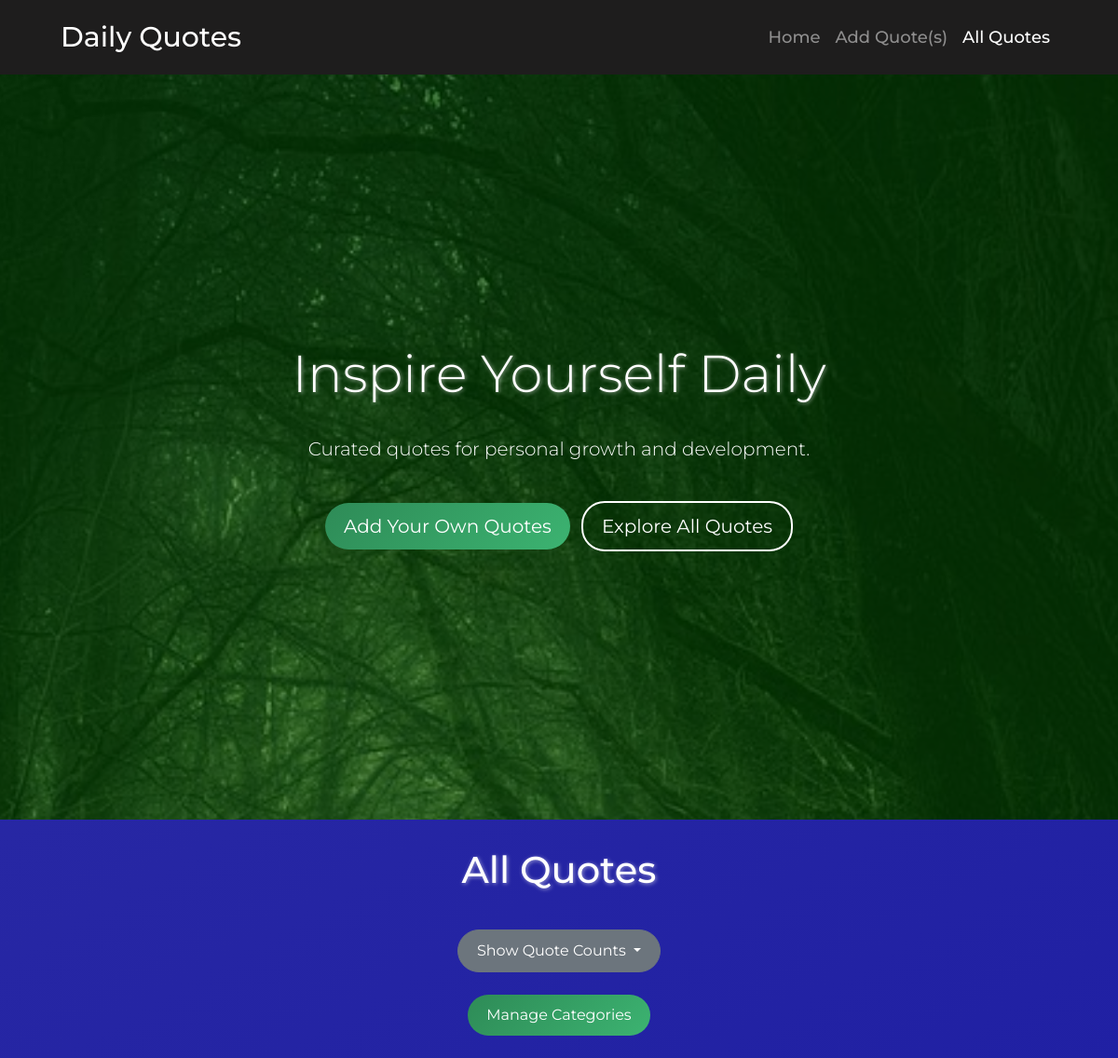
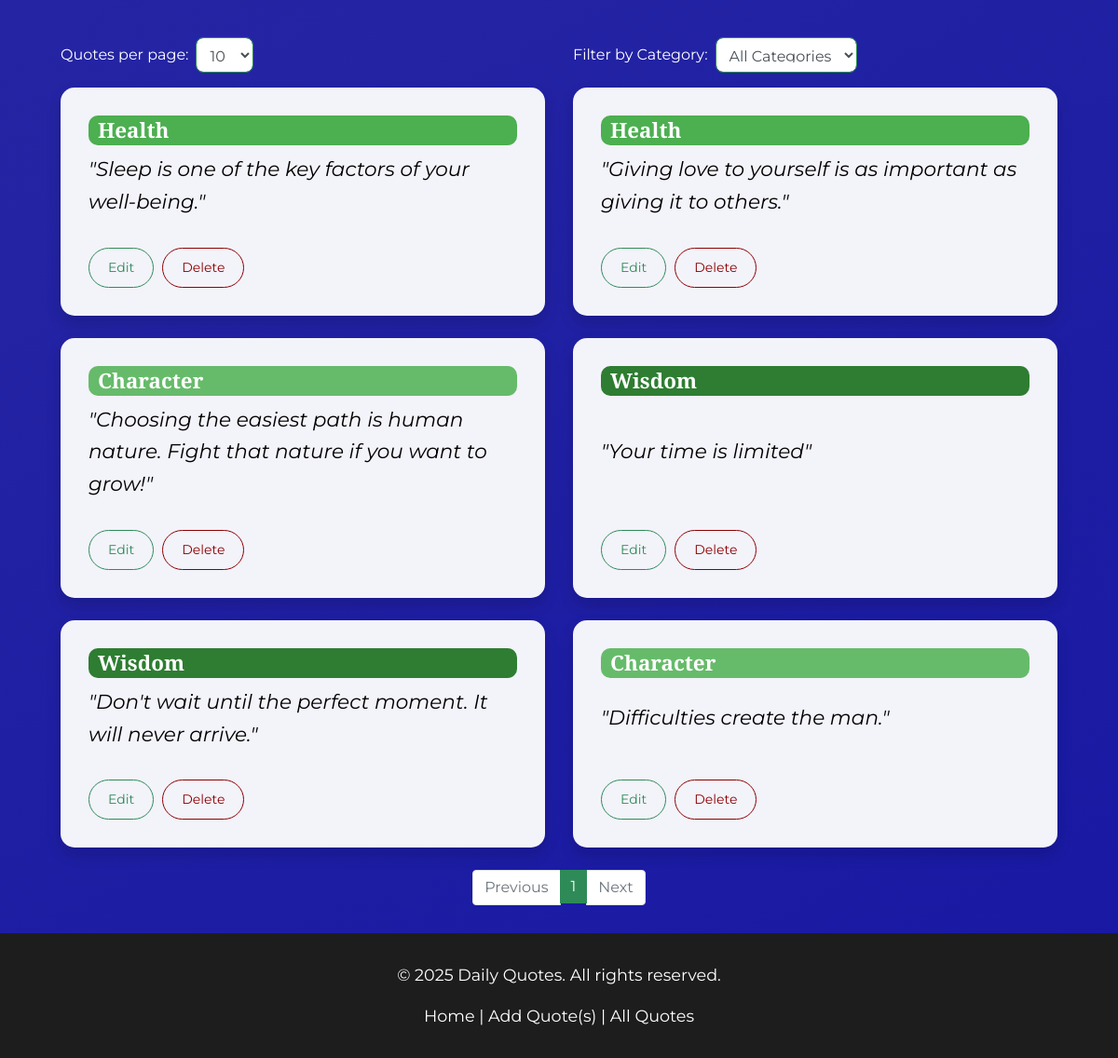
Screenshot of /all_quotes with the database file from the repository (2 pictures, top to bottom).
### tables this page shows
CREATE TABLE quotes (
            id INTEGER PRIMARY KEY AUTOINCREMENT,
            text TEXT NOT NULL,
            category TEXT NOT NULL
        );

### routes/quotes.py (the view, shortened to what this page needs)
@quotes_bp.route('/all_quotes')
def all_quotes():
    per_page = request.args.get('per_page', 10, type=int)
    page = request.args.get('page', 1, type=int)
    category_filter = request.args.get('category', '', type=str)
    conn = get_db_connection()
    categories = [row['name'] for row in conn.execute('SELECT name FROM categories').fetchall()]
    if category_filter and category_filter in categories:
        total_quotes = conn.execute('SELECT COUNT(*) FROM quotes WHERE category = ?', (category_filter,)).fetchone()[0]
        quotes = conn.execute('SELECT * FROM quotes WHERE category = ? ORDER BY RANDOM() LIMIT ? OFFSET ?',
                              (category_filter, per_page, (page - 1) * per_page)).fetchall()
    else:
        total_quotes = conn.execute('SELECT COUNT(*) FROM quotes').fetchone()[0]
        quotes = conn.execute('SELECT * FROM quotes ORDER BY RANDOM() LIMIT ? OFFSET ?',
                              (per_page, (page - 1) * per_page)).fetchall()
    total_pages = (total_quotes + per_page - 1) // per_page
    pages_to_show = []
    if total_pages <= 5:
        pages_to_show = list(range(1, total_pages + 1))
    pages_to_show = [x for i, x in enumerate(pages_to_show) if x not in pages_to_show[:i]]
    conn.close()
    shades_of_green = [
        "#66bb6a",
        "#4caf50",
        "#388e3c",
        "#2e7d32",
        "#1b5e20",
        "#000000"
    ]
    return render_template('all_quotes.html',
                           quotes=quotes,
                           page=page,
                           per_page=per_page,
                           total_pages=total_pages,
                           categories=categories,
                           category_filter=category_filter,
                           shades_of_green=shades_of_green,
                           pages_to_show=pages_to_show)

### __init__.py (called while the page is built)
def create_app():
    app = Flask(__name__)
    app.secret_key = secrets.token_hex(32)
    init_db()
    from routes.quotes import quotes_bp
    from routes.categories import categories_bp
    app.register_blueprint(quotes_bp)
    app.register_blueprint(categories_bp)
    @app.context_processor
    def inject_current_year():
        from datetime import datetime
        return {'current_year': datetime.utcnow().year}
    return app

### models.py (called while the page is built)
def get_db_connection():
    conn = sqlite3.connect('quotes.db')
    conn.row_factory = sqlite3.Row
    return conn

### templates/all_quotes.html (shortened to what this page needs)
{% extends 'base.html' %}
{% block content %}
<div class="all-quotes-container">
    <h1 class="my-4 text-center">All Quotes</h1>
        <div class="text-center my-3 mb-5">
            <div class="dropdown">
                <button id="toggleCountsBtn" class="btn btn-secondary dropdown-toggle mt-3 mb-4" type="button" data-toggle="dropdown" aria-haspopup="true" aria-expanded="false">
                    Show Quote Counts
                </button>
            </div>
            <a href="{{ url_for('categories.manage_categories') }}" class="btn btn-primary mb-3">Manage Categories</a>
        </div>
        <div class="row mb-3">
        <div class="col-md-6">
            <form method="get" action="{{ url_for('quotes.all_quotes') }}" class="form-inline">
                <label for="per_page" class="mr-2">Quotes per page:</label>
                <select name="per_page" id="per_page" class="form-control mr-2" onchange="this.form.submit()">
                    <option value="10" {% if per_page == 10 %}selected{% endif %}>10</option>
                </select>
            </form>
        </div>
        <div class="col-md-6 text-right">
            <form method="get" action="{{ url_for('quotes.all_quotes') }}" class="form-inline">
                <label for="category_filter" class="mr-2">Filter by Category:</label>
                <select name="category" id="category_filter" class="form-control mr-2" onchange="this.form.submit()">
                    <option value="">All Categories</option>
                </select>
            </form>
        </div>
    </div>
    <div class="row">
        {% for quote in quotes %}
        {% set category_index = categories.index(quote['category']) if quote['category'] in categories else 0 %}            {% set color = shades_of_green[category_index % shades_of_green|length] %}
            {% set is_dark = (color == '#000000' or color == '#1b5e20') %}
            <div class="col-md-6 mb-4">
                <div class="card h-100">
                    <div class="card-body">
                        <span class="badge mb-2 category-badge {% if is_dark %}dark-background{% endif %}" style="background-color: {{ color }};">
                            {{ quote['category'] }}
                        </span>
                        <p class="card-text">"{{ quote['text'] }}"</p>
                        <div class="quote-actions mt-3">
                            <a href="{{ url_for('quotes.edit_quote', id=quote['id']) }}" class="btn btn-sm btn-outline-primary">Edit</a>
                            <form action="{{ url_for('quotes.delete_quote', id=quote['id']) }}" method="post" style="display:inline;" onsubmit="return confirmDelete();">
                                <button type="submit" class="btn btn-sm btn-outline-danger">Delete</button>
                            </form>
                        </div>
                    </div>
                </div>
            </div>
        {% endfor %}
    </div>
    <nav aria-label="Page navigation">
        <ul class="pagination justify-content-center">
            {% if page > 1 %}
                <li class="page-item">
                    <a class="page-link" href="{{ url_for('quotes.all_quotes', page=page-1, per_page=per_page, category=category_filter) }}">Previous</a>
                </li>
            {% else %}
                <li class="page-item disabled">
                    <span class="page-link">Previous</span>
                </li>
            {% endif %}
            {% for p in pages_to_show %}
                {% if p == '...' %}
                    <li class="page-item disabled"><span class="page-link">...</span></li>
                {% elif p == page %}
                    <li class="page-item active">
                        <span class="page-link">{{ p }}</span>
                    </li>
                {% else %}
                    <li class="page-item">
                        <a class="page-link" href="{{ url_for('quotes.all_quotes', page=p, per_page=per_page, category=category_filter) }}">{{ p }}</a>
                    </li>
                {% endif %}
            {% endfor %}
            {% if page < total_pages %}
                <li class="page-item">
                    <a class="page-link" href="{{ url_for('quotes.all_quotes', page=page+1, per_page=per_page, category=category_filter) }}">Next</a>
                </li>
            {% else %}
                <li class="page-item disabled">
                    <span class="page-link">Next</span>
                </li>
            {% endif %}
        </ul>
    </nav>
</div>
{% endblock %}

### static/styles.css (style rules this page uses)
body { margin: 0; padding: 0; font-family: 'Montserrat', sans-serif; color: #1f1616; overflow-x: hidden; font-size: 16px; line-height: 1.6; background: #000000; transition: all 0.3s ease; }
h1 { margin-bottom: 30px; text-shadow: 1px 1px 4px rgba(255, 255, 255, 0.5); font-size: 2.5em; margin-bottom: 30px; color: #ffffff; }
body::before { content: ''; position: fixed; top: 0; left: -50%; width: 200%; height: 100%; background: linear-gradient(-30deg, #1111e9, #000079, #1111e9, #4545ea); background-size: 400% 400%; animation: gradientAnimation 5s ease infinite; z-index: -1; opacity: 0.7; }
.card { background-color: rgba(255, 255, 255, 0.95); border: 3px; border-radius: 15px; box-shadow: 0 8px 16px rgba(0, 0, 0, 0.15); transition: transform 0.3s ease, box-shadow 0.3s ease; display: flex; flex: 1; flex-direction: column; height: 100%; justify-content: space-between; opacity: 1; transition: opacity 0.5s ease-in; }
.card .card-text { font-size: 1.35rem; line-height: 1.6; font-style: italic; color: #000000; font-family: 'Montserrat', sans-serif; }
.card-body { display: flex; flex-direction: column; justify-content: space-between; height: 100%; padding: 30px; }
.card .badge { font-size: 1.4rem; padding: 5px 10px; background-color: #2e8b57; color: #fff; border-radius: 10px; display: inline-block; text-align: left; font-family: 'Playfair Display', serif; }
.card .btn-outline-primary { color: #2e8b57; border-color: #2e8b57; margin-right: 5px; transition: background-color 0.3s, color 0.3s; }
.card .btn-outline-danger { color: #8b0000; border-color: #8b0000; transition: background-color 0.3s, color 0.3s; }
.category-badge, .quote-text { opacity: 1; transition: opacity 0.5s ease-in; font-family: 'Montserrat', sans-serif; }
.btn { border-radius: 25px; padding: 10px 20px; transition: background-color 0.3s, transform 0.3s; }
.btn-primary { background: linear-gradient(135deg, #2e8b57, #3cb371); border: none; color: #fff; transition: transform 0.3s ease, box-shadow 0.3s ease; }
.form-control { border-radius: 8px; padding: 10px; border: 1px solid #2e8b57; }
a { color: #2e8b57; text-decoration: none; transition: color 0.3s; }
.pagination .page-link { color: #2e8b57; transition: background-color 0.3s, color 0.3s; }
.pagination .page-item.active .page-link { background-color: #2e8b57; color: #fff; border: none; }
.all-quotes-container label { color: white; }

### rows the page displays
quotes: category "Health", text "Sleep is one of the key factors of your well-being."
quotes: category "Health", text "Giving love to yourself is as important as giving it to others."
quotes: category "Character", text "Choosing the easiest path is human nature. Fight that nature if you want to grow!"
quotes: category "Wisdom", text "Your time is limited"
quotes: category "Wisdom", text "Don't wait until the perfect moment. It will never arrive."
quotes: category "Character", text "Difficulties create the man."

### other values shown
{{ p }} "1"
